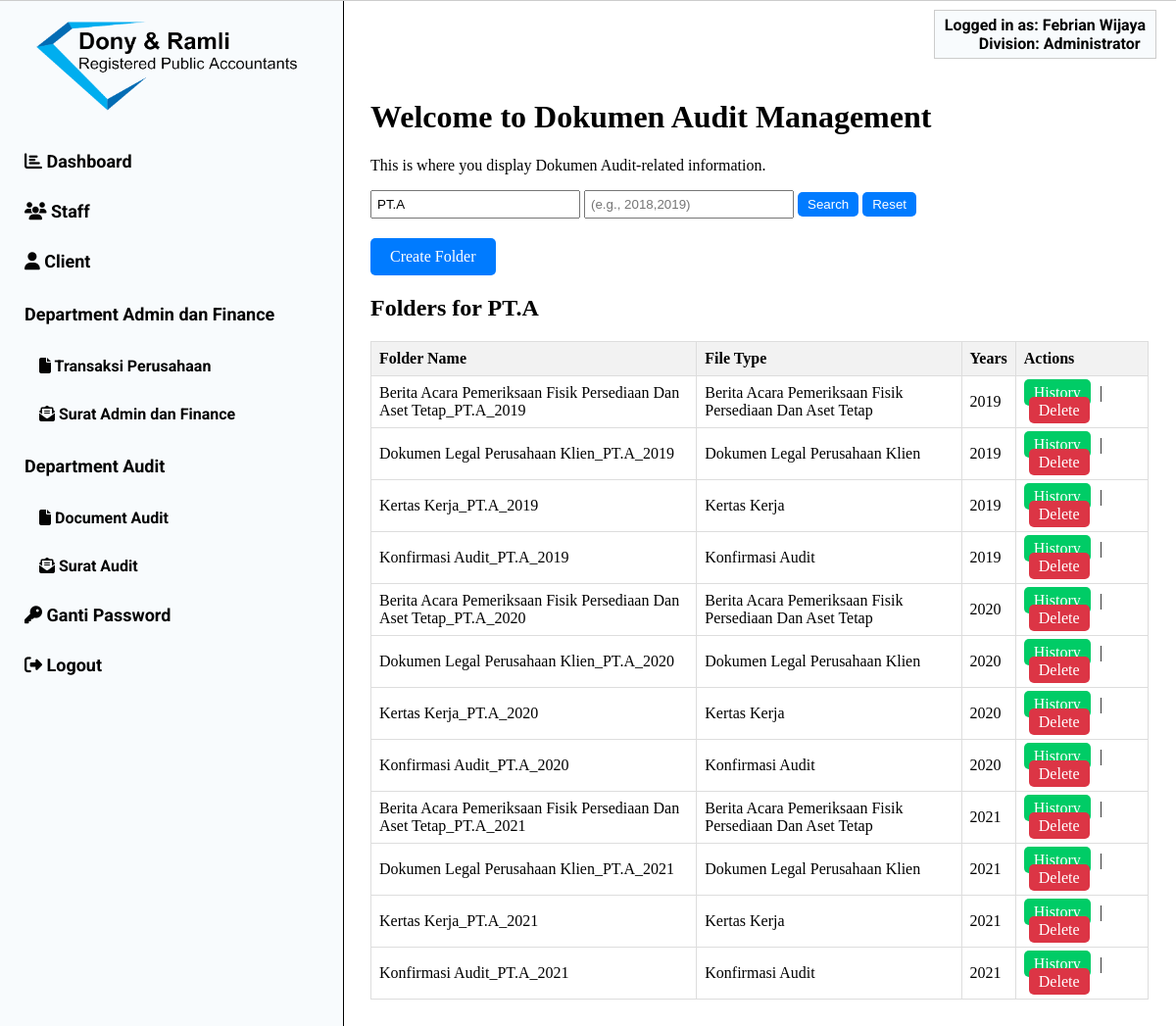
Page /audit_document.php?company_name=PT.A (signed in) on the committed database.
### tables this page shows
CREATE TABLE `users` (
  `id` int(11) NOT NULL,
  `no_induk` varchar(10) NOT NULL,
  `nama_depan` varchar(50) NOT NULL,
  `nama_belakang` varchar(50) DEFAULT NULL,
  `username` varchar(60) NOT NULL,
  `password` varchar(255) NOT NULL,
  `divisi` varchar(50) NOT NULL,
  `jabatan` varchar(50) NOT NULL
);

CREATE TABLE `folders` (
  `id` int(11) NOT NULL,
  `division` varchar(255) NOT NULL,
  `document_type` varchar(255) NOT NULL,
  `file_type` varchar(255) NOT NULL,
  `company_name` varchar(255) NOT NULL,
  `years` int(11) NOT NULL,
  `folder_name` varchar(255) NOT NULL,
  `created_at` timestamp NOT NULL DEFAULT current_timestamp()
);

### audit_document.php (the view, shortened to what this page needs)
<?php
$db_host = 'localhost';
$db_username = 'root';
$db_password = '';
$db_name = 'db_dms';
$conn = mysqli_connect($db_host, $db_username, $db_password, $db_name);
?>
<!DOCTYPE html>
<html>
<head>
    <link rel="stylesheet" href="style.css">
</head>
<body>
<?php
include 'header.php';
function getSidebarFileName($divisi) {
    switch ($divisi) {
        case 'Administrator':
            return 'sidebar.php';
    }
}
$sidebarFile = getSidebarFileName($_SESSION['divisi']);
if (!empty($sidebarFile)) {
    include $sidebarFile;
}
?>
<div class="content">
    <h1>Welcome to Dokumen Audit Management</h1>
    <p>This is where you display Dokumen Audit-related information.</p>
    <div class="search-form">
        <form method="GET">
            <input type="text" name="company_name" class="search-input" placeholder="Company Name" value="<?= isset($_GET['company_name']) ? htmlspecialchars($_GET['company_name']) : ''; ?>">
            <input type="text" name="years" class="search-input" placeholder="(e.g., 2018,2019)" value="<?= isset($_GET['years']) ? htmlspecialchars($_GET['years']) : ''; ?>">
            <button type="submit" class="search-button">Search</button>
            <button type="button" class="reset-button" onclick="resetSearchForm()">Reset</button>
        </form>
    </div>
    <a href="dokumen_auditor_form.php" class="add-button">Create Folder</a>
    <?php
    $selectedCompany = isset($_GET['company_name']) ? mysqli_real_escape_string($conn, $_GET['company_name']) : '';
    $years = isset($_GET['years']) ? mysqli_real_escape_string($conn, $_GET['years']) : '';
    if (!empty($years)) {
        echo "<h2>Folders for Year $years</h2>";
        $foldersQuery = $conn->prepare("SELECT company_name, folder_name, file_type, years FROM folders
                WHERE division = 'audit'
                AND document_type = 'dokumen'
                AND years LIKE CONCAT('%', ?, '%')
                ORDER BY company_name, years ASC");
        $foldersQuery->bind_param("s", $years);
        $foldersQuery->execute();
        $foldersResult = $foldersQuery->get_result();
        if (!$foldersResult) {
            die("Folders query failed: " . mysqli_error($conn));
        }
        echo '<table>';
        echo '<tr>
                <th>Company Name</th>
                <th>Folder Name</th>
                <th>File Type</th>
                <th>Years</th>
                <th>Actions</th>
            </tr>';
        while ($folderRow = mysqli_fetch_assoc($foldersResult)) {
            $companyName = htmlspecialchars($folderRow['company_name']);
            $folderName = htmlspecialchars($folderRow['folder_name']);
            $fileType = htmlspecialchars($folderRow['file_type']);
            $folderYears = htmlspecialchars($folderRow['years']);
            echo '<tr>';
            echo "<td>$companyName</td>";
            echo "<td>$folderName</td>";
            echo "<td>$fileType</td>";
            echo "<td>$folderYears</td>";
            echo '<td>';
            echo "<a href='admin_document_history.php?folder=$folderName' class='history-button'>History</a>";
            if ($_SESSION['divisi'] === 'Administrator') {
                echo " | <a href='delete_folder.php?folder=$folderName' class='delete-button'>Delete</a>";
            }
            echo '</td>';
            echo '</tr>';
        }
        echo '</table>';
        mysqli_free_result($foldersResult);
    } else {
        if (!empty($selectedCompany)) {
            echo "<h2>Folders for $selectedCompany</h2>";
            $foldersQuery = $conn->prepare("SELECT folder_name, file_type, years FROM folders
                    WHERE division = 'audit'
                    AND document_type = 'dokumen'
                    AND company_name LIKE CONCAT('%', ?, '%')
                    AND years LIKE CONCAT('%', ?, '%')
                    ORDER BY years ASC");
            $foldersQuery->bind_param("ss", $selectedCompany, $years);
            $foldersQuery->execute();
            $foldersResult = $foldersQuery->get_result();
            echo '<table>';
            echo '<tr>
                    <th>Folder Name</th>
                    <th>File Type</th>
                    <th>Years</th>
                    <th>Actions</th>
                </tr>';
            while ($folderRow = mysqli_fetch_assoc($foldersResult)) {
                $folderName = htmlspecialchars($folderRow['folder_name']);
                $fileType = htmlspecialchars($folderRow['file_type']);
                $years = htmlspecialchars($folderRow['years']);
                echo '<tr>';
                echo "<td>$folderName</td>";
                echo "<td>$fileType</td>";
                echo "<td>$years</td>";
                echo '<td>';
                echo "<a href='audit_document_history.php?folder=$folderName' class='history-button'>History</a>";
                if ($_SESSION['divisi'] === 'Administrator') {
                    echo " | <a href='delete_folder.php?folder=$folderName' class='delete-button'>Delete</a>";
                }
                echo '</td>';
                echo '</tr>';
            }
            echo '</table>';
        }
    }
    ?>
</body>
</html>

### header.php (shortened to what this page needs)
<?php
$DATABASE_HOST = 'localhost';
$DATABASE_USER = 'root';
$DATABASE_PASS = '';
$DATABASE_NAME = 'db_dms';
$con = mysqli_connect($DATABASE_HOST, $DATABASE_USER, $DATABASE_PASS, $DATABASE_NAME);
$user_id = $_SESSION['id'];
$divisi = $_SESSION['divisi'];
if ($stmt = $con->prepare('SELECT nama_depan, nama_belakang FROM users WHERE id = ?')) {
    $stmt->bind_param('i', $user_id);
    $stmt->execute();
    $stmt->store_result();
    if ($stmt->num_rows > 0) {
        $stmt->bind_result($nama_depan, $nama_belakang);
    }
}
?>
<div class="user-info">
    <span class="user-info-label">Logged in as:</span> <strong><?php echo $nama_depan . ' ' . $nama_belakang; ?></strong>
    <br>
    <span class="user-info-label user-info-divisi">Division:</span> <strong><?php echo $divisi; ?></strong>
</div>

### sidebar.php
<div class="sidebar">
    <div class="logo">
        <img src="image/logo.png" alt="Logo">
    </div>
    <a href="dashboard.php">
        <i class="fas fa-chart-bar"></i> Dashboard
    </a>
    <a href="staff.php">
        <i class="fas fa-users"></i> Staff
    </a>
    <a href="client.php">
        <i class="fas fa-user"></i> Client
    </a>
    <div class="document-staff">
        <p>Department Admin dan Finance</p>
        <div class="dropdown-container">
            <a href="admin_document.php">
                <i class="fas fa-file"></i> Transaksi Perusahaan
            </a>
            <a href="admin_surat.php">
                <i class="fas fa-envelope-open-text"></i> Surat Admin dan Finance
            </a>
        </div>
    </div>
    <div class="document-audit">
        <p>Department Audit</p>
        <div class="dropdown-container">
            <a href="audit_document.php">
                <i class="fas fa-file"></i> Document Audit
            </a>
            <a href="audit_surat.php">
                <i class="fas fa-envelope-open-text"></i> Surat Audit
            </a>
        </div>
    </div>
    <a href="passchange.php">
        <i class="fas fa-key"></i> Ganti Password
    </a>
    <a href="logout.php">
        <i class="fas fa-sign-out-alt"></i> Logout
    </a>
</div>

### style.css (style rules this page uses)
.sidebar { height: 100%; width: 350px; position: fixed; top: 0; left: 0; overflow-x: hidden; padding-top: 20px; background-color: #F8FBFD; border-right: 1px solid black; border-width: 1px; overflow-y: hidden; overflow-x: hidden; font-family: 'Roboto', sans-serif; font-weight: 700; }
.logo { text-align: center; margin-bottom: 20px; }
.logo img { max-width: 80%; height: auto; }
.sidebar a { padding: 15px 25px; text-align: left; text-decoration: none; font-size: 18px; color: #030303; display: block; transition: 0.3s; font-family: 'Roboto', sans-serif; font-weight: 700; }
.sidebar p { padding: 15px 25px; padding-top: 0; padding-bottom: 0; text-align: left; text-decoration: none; color: #030303; font-size: 18px; display: block; transition: 0.3s; font-family: 'Roboto', sans-serif; font-weight: 700; }
.dropdown-container { background-color: #F8FBFD; display: block; }
.dropdown-container a { display: block; padding: 15px 40px; text-align: left; text-decoration: none; font-size: 16px; color: #030303; transition: 0.3s; font-family: 'Roboto', sans-serif; font-weight: 700; }
.user-info { position: absolute; top: 10px; right: 20px; font-size: 16px; color: #030303; background-color: #F8FBFD; padding: 5px 10px; border: 1px solid #ccc; z-index: 1; font-family: 'Roboto', sans-serif; font-weight: 700; }
.content { margin-left: 350px; margin-top: 60px; padding: 20px; }

### audit_document.php (style rules this page uses)
table { width: 100%; border-collapse: collapse; }
th, td { border: 1px solid #ddd; padding: 8px; text-align: left; }
th { background-color: #f2f2f2; }
.search-form { margin-bottom: 20px; }
.search-input { padding: 5px; width: 200px; }
.search-button { padding: 5px 10px; background-color: #007BFF; color: #fff; border: none; border-radius: 5px; cursor: pointer; }
.reset-button { padding: 5px 10px; background-color: #007BFF; color: #fff; border: none; border-radius: 5px; cursor: pointer; }
.add-button { display: inline-block; padding: 10px 20px; background-color: #007BFF; color: #fff; text-decoration: none; border-radius: 5px; transition: opacity 0.3s; }
.history-button { background-color: #00CC66; color: #fff; padding: 5px 10px; text-decoration: none; border-radius: 5px; margin-right: 5px; }
.delete-button { background-color: #dc3545; color: #fff; padding: 5px 10px; text-decoration: none; border-radius: 5px; margin-left: 5px; }

### header.php (style rules this page uses)
.user-info-divisi { margin-left: 35px; }

### rows in the picture
users: nama_depan "Febrian", nama_belakang "Wijaya"
folders: folder_name "Berita Acara Pemeriksaan Fisik Persediaan Dan Aset Tetap_PT.A_2019", file_type "Berita Acara Pemeriksaan Fisik Persediaan Dan Aset Tetap", years "2019"
folders: folder_name "Dokumen Legal Perusahaan Klien_PT.A_2019", file_type "Dokumen Legal Perusahaan Klien", years "2019"
folders: folder_name "Kertas Kerja_PT.A_2019", file_type "Kertas Kerja", years "2019"
folders: folder_name "Konfirmasi Audit_PT.A_2019", file_type "Konfirmasi Audit", years "2019"
folders: folder_name "Berita Acara Pemeriksaan Fisik Persediaan Dan Aset Tetap_PT.A_2020", file_type "Berita Acara Pemeriksaan Fisik Persediaan Dan Aset Tetap", years "2020"
folders: folder_name "Dokumen Legal Perusahaan Klien_PT.A_2020", file_type "Dokumen Legal Perusahaan Klien", years "2020"
folders: folder_name "Kertas Kerja_PT.A_2020", file_type "Kertas Kerja", years "2020"
folders: folder_name "Konfirmasi Audit_PT.A_2020", file_type "Konfirmasi Audit", years "2020"
folders: folder_name "Berita Acara Pemeriksaan Fisik Persediaan Dan Aset Tetap_PT.A_2021", file_type "Berita Acara Pemeriksaan Fisik Persediaan Dan Aset Tetap", years "2021"
folders: folder_name "Dokumen Legal Perusahaan Klien_PT.A_2021", file_type "Dokumen Legal Perusahaan Klien", years "2021"
folders: folder_name "Kertas Kerja_PT.A_2021", file_type "Kertas Kerja", years "2021"
folders: folder_name "Konfirmasi Audit_PT.A_2021", file_type "Konfirmasi Audit", years "2021"

### other values in the picture
$divisi "Administrator"
$selectedCompany "PT.A"
